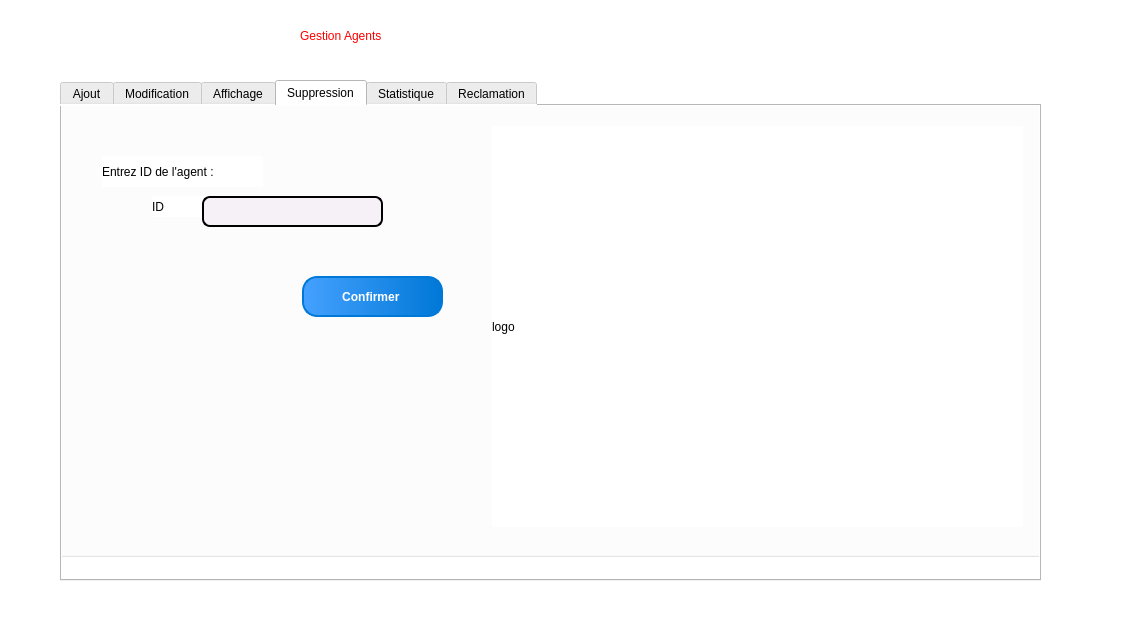
<?xml version="1.0" encoding="UTF-8"?>
<ui version="4.0">
 <class>MainWindow</class>
 <widget class="QMainWindow" name="MainWindow">
  <property name="geometry">
   <rect>
    <x>0</x>
    <y>0</y>
    <width>1124</width>
    <height>631</height>
   </rect>
  </property>
  <property name="windowTitle">
   <string>MainWindow</string>
  </property>
  <property name="styleSheet">
   <string notr="true">background-color: rgb(255, 255, 255);</string>
  </property>
  <widget class="QWidget" name="centralwidget">
   <widget class="QTabWidget" name="tabWidget">
    <property name="geometry">
     <rect>
      <x>60</x>
      <y>80</y>
      <width>981</width>
      <height>501</height>
     </rect>
    </property>
    <property name="styleSheet">
     <string notr="true">background-color: rgb(255, 255, 255);</string>
    </property>
    <property name="currentIndex">
     <number>3</number>
    </property>
    <widget class="QWidget" name="tab">
     <attribute name="title">
      <string>Ajout</string>
     </attribute>
     <widget class="QGroupBox" name="groupBox">
      <property name="geometry">
       <rect>
        <x>0</x>
        <y>-20</y>
        <width>981</width>
        <height>471</height>
       </rect>
      </property>
      <property name="title">
       <string>Ajout</string>
      </property>
      <widget class="QLabel" name="label_16">
       <property name="geometry">
        <rect>
         <x>60</x>
         <y>50</y>
         <width>56</width>
         <height>16</height>
        </rect>
       </property>
       <property name="text">
        <string>ID</string>
       </property>
      </widget>
      <widget class="QLabel" name="label_17">
       <property name="geometry">
        <rect>
         <x>60</x>
         <y>100</y>
         <width>56</width>
         <height>16</height>
        </rect>
       </property>
       <property name="text">
        <string>Nom</string>
       </property>
      </widget>
      <widget class="QLabel" name="label_18">
       <property name="geometry">
        <rect>
         <x>60</x>
         <y>140</y>
         <width>56</width>
         <height>16</height>
        </rect>
       </property>
       <property name="text">
        <string>Prenom</string>
       </property>
      </widget>
      <widget class="QLabel" name="label_19">
       <property name="geometry">
        <rect>
         <x>60</x>
         <y>340</y>
         <width>56</width>
         <height>16</height>
        </rect>
       </property>
       <property name="text">
        <string>CIN</string>
       </property>
      </widget>
      <widget class="QLabel" name="label_20">
       <property name="geometry">
        <rect>
         <x>60</x>
         <y>180</y>
         <width>56</width>
         <height>16</height>
        </rect>
       </property>
       <property name="text">
        <string>EMAIL</string>
       </property>
      </widget>
      <widget class="QLabel" name="label_21">
       <property name="geometry">
        <rect>
         <x>60</x>
         <y>220</y>
         <width>56</width>
         <height>16</height>
        </rect>
       </property>
       <property name="text">
        <string>MDP</string>
       </property>
      </widget>
      <widget class="QLabel" name="label_22">
       <property name="geometry">
        <rect>
         <x>60</x>
         <y>310</y>
         <width>56</width>
         <height>16</height>
        </rect>
       </property>
       <property name="text">
        <string>Salaire</string>
       </property>
      </widget>
      <widget class="QLabel" name="label_23">
       <property name="geometry">
        <rect>
         <x>60</x>
         <y>260</y>
         <width>56</width>
         <height>16</height>
        </rect>
       </property>
       <property name="text">
        <string>DateN</string>
       </property>
      </widget>
      <widget class="QLabel" name="label_24">
       <property name="geometry">
        <rect>
         <x>60</x>
         <y>380</y>
         <width>56</width>
         <height>16</height>
        </rect>
       </property>
       <property name="text">
        <string>Role</string>
       </property>
      </widget>
      <widget class="QDateEdit" name="date_a">
       <property name="geometry">
        <rect>
         <x>130</x>
         <y>260</y>
         <width>110</width>
         <height>22</height>
        </rect>
       </property>
       <property name="styleSheet">
        <string notr="true">QLineEdit {



background-color: rgb(246, 241, 247);

padding: 1px;

border-style: solid;

border: 2px solid bleu;

border-radius: 8px;

}</string>
       </property>
      </widget>
      <widget class="QLineEdit" name="role_a">
       <property name="geometry">
        <rect>
         <x>130</x>
         <y>380</y>
         <width>113</width>
         <height>22</height>
        </rect>
       </property>
       <property name="styleSheet">
        <string notr="true">QLineEdit {



background-color: rgb(246, 241, 247);

padding: 1px;

border-style: solid;

border: 2px solid bleu;

border-radius: 8px;

}</string>
       </property>
      </widget>
      <widget class="QLineEdit" name="cin_a">
       <property name="geometry">
        <rect>
         <x>130</x>
         <y>340</y>
         <width>113</width>
         <height>22</height>
        </rect>
       </property>
       <property name="styleSheet">
        <string notr="true">QLineEdit {



background-color: rgb(246, 241, 247);

padding: 1px;

border-style: solid;

border: 2px solid bleu;

border-radius: 8px;

}</string>
       </property>
      </widget>
      <widget class="QLineEdit" name="salaire_a">
       <property name="geometry">
        <rect>
         <x>130</x>
         <y>300</y>
         <width>113</width>
         <height>22</height>
        </rect>
       </property>
       <property name="styleSheet">
        <string notr="true">QLineEdit {



background-color: rgb(246, 241, 247);

padding: 1px;

border-style: solid;

border: 2px solid bleu;

border-radius: 8px;

}</string>
       </property>
      </widget>
      <widget class="QLineEdit" name="mdp_a">
       <property name="geometry">
        <rect>
         <x>130</x>
         <y>210</y>
         <width>113</width>
         <height>22</height>
        </rect>
       </property>
       <property name="styleSheet">
        <string notr="true">QLineEdit {



background-color: rgb(246, 241, 247);

padding: 1px;

border-style: solid;

border: 2px solid bleu;

border-radius: 8px;

}</string>
       </property>
      </widget>
      <widget class="QLineEdit" name="email_a">
       <property name="geometry">
        <rect>
         <x>130</x>
         <y>170</y>
         <width>113</width>
         <height>22</height>
        </rect>
       </property>
       <property name="styleSheet">
        <string notr="true">QLineEdit {



background-color: rgb(246, 241, 247);

padding: 1px;

border-style: solid;

border: 2px solid bleu;

border-radius: 8px;

}</string>
       </property>
      </widget>
      <widget class="QLineEdit" name="prenom_a">
       <property name="geometry">
        <rect>
         <x>130</x>
         <y>130</y>
         <width>113</width>
         <height>22</height>
        </rect>
       </property>
       <property name="styleSheet">
        <string notr="true">QLineEdit {



background-color: rgb(246, 241, 247);

padding: 1px;

border-style: solid;

border: 2px solid bleu;

border-radius: 8px;

}</string>
       </property>
      </widget>
      <widget class="QLineEdit" name="nom_a">
       <property name="geometry">
        <rect>
         <x>130</x>
         <y>90</y>
         <width>113</width>
         <height>22</height>
        </rect>
       </property>
       <property name="styleSheet">
        <string notr="true">QLineEdit {



background-color: rgb(246, 241, 247);

padding: 1px;

border-style: solid;

border: 2px solid bleu;

border-radius: 8px;

}</string>
       </property>
      </widget>
      <widget class="QLineEdit" name="id_a">
       <property name="geometry">
        <rect>
         <x>130</x>
         <y>50</y>
         <width>113</width>
         <height>22</height>
        </rect>
       </property>
       <property name="styleSheet">
        <string notr="true">QLineEdit {



background-color: rgb(246, 241, 247);

padding: 1px;

border-style: solid;

border: 2px solid bleu;

border-radius: 8px;

}</string>
       </property>
      </widget>
      <widget class="QPushButton" name="pushButton_6">
       <property name="geometry">
        <rect>
         <x>660</x>
         <y>400</y>
         <width>141</width>
         <height>41</height>
        </rect>
       </property>
       <property name="styleSheet">
        <string notr="true">QPushButton {
    background-color: qlineargradient(spread:pad, x1:0, y1:0, x2:1, y2:0, stop:0 #45a1ff, stop:1 #0078d7);
    border-radius: 15px;
    border: 2px solid #0078d7;
    color: white;
    font-weight: bold;
    padding: 8px 16px;
	font: 87 italic 10pt &quot;Verdana Pro Black&quot;;
}
QPushButton:hover {
    background-color: #0078d7;
}

QPushButton:pressed {
    background-color: #004d8c;
}</string>
       </property>
       <property name="text">
        <string>Ajouter </string>
       </property>
      </widget>
      <widget class="QLabel" name="logo">
       <property name="geometry">
        <rect>
         <x>340</x>
         <y>50</y>
         <width>601</width>
         <height>301</height>
        </rect>
       </property>
       <property name="text">
        <string>logo</string>
       </property>
      </widget>
      <widget class="QPushButton" name="anuuleraj">
       <property name="geometry">
        <rect>
         <x>820</x>
         <y>400</y>
         <width>111</width>
         <height>41</height>
        </rect>
       </property>
       <property name="styleSheet">
        <string notr="true">QPushButton {
    background-color: qlineargradient(spread:pad, x1:0, y1:0, x2:1, y2:0, stop:0 #45a1ff, stop:1 #0078d7);
    border-radius: 15px;
    border: 2px solid #0078d7;
    color: white;
    font-weight: bold;
    padding: 8px 16px;
	font: 87 italic 10pt &quot;Verdana Pro Black&quot;;
}
QPushButton:hover {
    background-color: #0078d7;
}

QPushButton:pressed {
    background-color: #004d8c;
}</string>
       </property>
       <property name="text">
        <string>Annuler</string>
       </property>
      </widget>
     </widget>
    </widget>
    <widget class="QWidget" name="tab_2">
     <attribute name="title">
      <string>Modification</string>
     </attribute>
     <widget class="QGroupBox" name="groupBox_2">
      <property name="geometry">
       <rect>
        <x>-10</x>
        <y>-20</y>
        <width>991</width>
        <height>491</height>
       </rect>
      </property>
      <property name="styleSheet">
       <string notr="true">QPushButton {
    background: qradialgradient(cx: 0.3, cy: -0.4, fx: 0.3, fy: -0.4, radius: 1.35, stop: 0 #fff, stop: 1 #888);
    border: 2px solid #555;
    border-radius: 15px;
    color: white;
    padding: 8px 16px;
    font-size: 16px;
    font-weight: bold;
}</string>
      </property>
      <property name="title">
       <string>Modification</string>
      </property>
      <widget class="QLabel" name="label_7">
       <property name="geometry">
        <rect>
         <x>80</x>
         <y>70</y>
         <width>56</width>
         <height>16</height>
        </rect>
       </property>
       <property name="text">
        <string>ID </string>
       </property>
      </widget>
      <widget class="QLabel" name="label_8">
       <property name="geometry">
        <rect>
         <x>80</x>
         <y>110</y>
         <width>56</width>
         <height>16</height>
        </rect>
       </property>
       <property name="text">
        <string>Nom</string>
       </property>
      </widget>
      <widget class="QLabel" name="label_9">
       <property name="geometry">
        <rect>
         <x>80</x>
         <y>150</y>
         <width>56</width>
         <height>16</height>
        </rect>
       </property>
       <property name="text">
        <string>Prenom</string>
       </property>
      </widget>
      <widget class="QLabel" name="label_10">
       <property name="geometry">
        <rect>
         <x>90</x>
         <y>360</y>
         <width>56</width>
         <height>16</height>
        </rect>
       </property>
       <property name="text">
        <string>CIN</string>
       </property>
      </widget>
      <widget class="QLabel" name="label_11">
       <property name="geometry">
        <rect>
         <x>80</x>
         <y>190</y>
         <width>56</width>
         <height>16</height>
        </rect>
       </property>
       <property name="text">
        <string>EMAIL</string>
       </property>
      </widget>
      <widget class="QLabel" name="label_12">
       <property name="geometry">
        <rect>
         <x>80</x>
         <y>240</y>
         <width>56</width>
         <height>16</height>
        </rect>
       </property>
       <property name="text">
        <string>MDP</string>
       </property>
      </widget>
      <widget class="QLabel" name="label_13">
       <property name="geometry">
        <rect>
         <x>80</x>
         <y>320</y>
         <width>56</width>
         <height>16</height>
        </rect>
       </property>
       <property name="text">
        <string>Salaire</string>
       </property>
      </widget>
      <widget class="QLabel" name="label_14">
       <property name="geometry">
        <rect>
         <x>80</x>
         <y>270</y>
         <width>56</width>
         <height>16</height>
        </rect>
       </property>
       <property name="text">
        <string>DateN</string>
       </property>
      </widget>
      <widget class="QLabel" name="label_15">
       <property name="geometry">
        <rect>
         <x>90</x>
         <y>406</y>
         <width>56</width>
         <height>20</height>
        </rect>
       </property>
       <property name="text">
        <string>Role </string>
       </property>
      </widget>
      <widget class="QLineEdit" name="id_m">
       <property name="geometry">
        <rect>
         <x>150</x>
         <y>70</y>
         <width>113</width>
         <height>22</height>
        </rect>
       </property>
       <property name="styleSheet">
        <string notr="true">QLineEdit {



background-color: rgb(246, 241, 247);

padding: 1px;

border-style: solid;

border: 2px solid bleu;

border-radius: 8px;

}</string>
       </property>
      </widget>
      <widget class="QLineEdit" name="nom_m">
       <property name="geometry">
        <rect>
         <x>150</x>
         <y>110</y>
         <width>113</width>
         <height>22</height>
        </rect>
       </property>
       <property name="styleSheet">
        <string notr="true">QLineEdit {



background-color: rgb(246, 241, 247);

padding: 1px;

border-style: solid;

border: 2px solid bleu;

border-radius: 8px;

}</string>
       </property>
      </widget>
      <widget class="QLineEdit" name="prenom_m">
       <property name="geometry">
        <rect>
         <x>150</x>
         <y>150</y>
         <width>113</width>
         <height>22</height>
        </rect>
       </property>
       <property name="styleSheet">
        <string notr="true">QLineEdit {



background-color: rgb(246, 241, 247);

padding: 1px;

border-style: solid;

border: 2px solid bleu;

border-radius: 8px;

}</string>
       </property>
      </widget>
      <widget class="QLineEdit" name="email_m">
       <property name="geometry">
        <rect>
         <x>150</x>
         <y>190</y>
         <width>113</width>
         <height>22</height>
        </rect>
       </property>
       <property name="styleSheet">
        <string notr="true">QLineEdit {



background-color: rgb(246, 241, 247);

padding: 1px;

border-style: solid;

border: 2px solid bleu;

border-radius: 8px;

}</string>
       </property>
      </widget>
      <widget class="QLineEdit" name="mdp_m">
       <property name="geometry">
        <rect>
         <x>150</x>
         <y>230</y>
         <width>113</width>
         <height>22</height>
        </rect>
       </property>
       <property name="styleSheet">
        <string notr="true">QLineEdit {



background-color: rgb(246, 241, 247);

padding: 1px;

border-style: solid;

border: 2px solid bleu;

border-radius: 8px;

}</string>
       </property>
      </widget>
      <widget class="QLineEdit" name="cin_m">
       <property name="geometry">
        <rect>
         <x>150</x>
         <y>360</y>
         <width>113</width>
         <height>22</height>
        </rect>
       </property>
       <property name="styleSheet">
        <string notr="true">QLineEdit {



background-color: rgb(246, 241, 247);

padding: 1px;

border-style: solid;

border: 2px solid bleu;

border-radius: 8px;

}</string>
       </property>
      </widget>
      <widget class="QLineEdit" name="salaire_m">
       <property name="geometry">
        <rect>
         <x>150</x>
         <y>310</y>
         <width>113</width>
         <height>22</height>
        </rect>
       </property>
       <property name="styleSheet">
        <string notr="true">QLineEdit {



background-color: rgb(246, 241, 247);

padding: 1px;

border-style: solid;

border: 2px solid bleu;

border-radius: 8px;

}</string>
       </property>
      </widget>
      <widget class="QLineEdit" name="role_m">
       <property name="geometry">
        <rect>
         <x>150</x>
         <y>400</y>
         <width>113</width>
         <height>22</height>
        </rect>
       </property>
       <property name="styleSheet">
        <string notr="true">QLineEdit {



background-color: rgb(246, 241, 247);

padding: 1px;

border-style: solid;

border: 2px solid bleu;

border-radius: 8px;

}</string>
       </property>
      </widget>
      <widget class="QDateEdit" name="date_m">
       <property name="geometry">
        <rect>
         <x>150</x>
         <y>270</y>
         <width>110</width>
         <height>22</height>
        </rect>
       </property>
       <property name="styleSheet">
        <string notr="true">QLineEdit {



background-color: rgb(246, 241, 247);

padding: 1px;

border-style: solid;

border: 2px solid bleu;

border-radius: 8px;

}</string>
       </property>
      </widget>
      <widget class="QLabel" name="logo_2">
       <property name="geometry">
        <rect>
         <x>450</x>
         <y>50</y>
         <width>511</width>
         <height>321</height>
        </rect>
       </property>
       <property name="text">
        <string>logo</string>
       </property>
      </widget>
      <widget class="QPushButton" name="pushButton_5">
       <property name="geometry">
        <rect>
         <x>610</x>
         <y>410</y>
         <width>151</width>
         <height>41</height>
        </rect>
       </property>
       <property name="styleSheet">
        <string notr="true">QPushButton {
    background-color: qlineargradient(spread:pad, x1:0, y1:0, x2:1, y2:0, stop:0 #45a1ff, stop:1 #0078d7);
    border-radius: 15px;
    border: 2px solid #0078d7;
    color: white;
    font-weight: bold;
    padding: 8px 16px;
	font: 87 italic 10pt &quot;Verdana Pro Black&quot;;
}
QPushButton:hover {
    background-color: #0078d7;
}

QPushButton:pressed {
    background-color: #004d8c;
}</string>
       </property>
       <property name="text">
        <string>Modifier</string>
       </property>
      </widget>
      <widget class="QPushButton" name="pushButton_10">
       <property name="geometry">
        <rect>
         <x>790</x>
         <y>410</y>
         <width>131</width>
         <height>41</height>
        </rect>
       </property>
       <property name="styleSheet">
        <string notr="true">QPushButton {
    background-color: qlineargradient(spread:pad, x1:0, y1:0, x2:1, y2:0, stop:0 #45a1ff, stop:1 #0078d7);
    border-radius: 15px;
    border: 2px solid #0078d7;
    color: white;
    font-weight: bold;
    padding: 8px 16px;
	font: 87 italic 10pt &quot;Verdana Pro Black&quot;;
}
QPushButton:hover {
    background-color: #0078d7;
}

QPushButton:pressed {
    background-color: #004d8c;
} 
</string>
       </property>
       <property name="text">
        <string>Annuler</string>
       </property>
      </widget>
     </widget>
    </widget>
    <widget class="QWidget" name="tab_6">
     <attribute name="title">
      <string>Affichage</string>
     </attribute>
     <widget class="QGroupBox" name="groupBox_3">
      <property name="geometry">
       <rect>
        <x>-10</x>
        <y>-20</y>
        <width>991</width>
        <height>481</height>
       </rect>
      </property>
      <property name="styleSheet">
       <string notr="true">background-color: rgb(255, 255, 255);</string>
      </property>
      <property name="title">
       <string>Affichage</string>
      </property>
      <widget class="QTableView" name="tableView_2">
       <property name="geometry">
        <rect>
         <x>170</x>
         <y>140</y>
         <width>791</width>
         <height>321</height>
        </rect>
       </property>
       <property name="styleSheet">
        <string notr="true">background-color: rgb(255, 255, 255);</string>
       </property>
      </widget>
      <widget class="QLabel" name="label_5">
       <property name="geometry">
        <rect>
         <x>230</x>
         <y>50</y>
         <width>101</width>
         <height>20</height>
        </rect>
       </property>
       <property name="text">
        <string>Rechercher :</string>
       </property>
      </widget>
      <widget class="QLineEdit" name="le_rech">
       <property name="geometry">
        <rect>
         <x>590</x>
         <y>50</y>
         <width>171</width>
         <height>31</height>
        </rect>
       </property>
       <property name="styleSheet">
        <string notr="true">QLineEdit {



background-color: rgb(246, 241, 247);

padding: 1px;

border-style: solid;

border: 2px solid bleu;

border-radius: 8px;

}</string>
       </property>
      </widget>
      <widget class="QPushButton" name="pushButton_2">
       <property name="geometry">
        <rect>
         <x>790</x>
         <y>50</y>
         <width>111</width>
         <height>31</height>
        </rect>
       </property>
       <property name="styleSheet">
        <string notr="true">QPushButton {
    background-color: qlineargradient(spread:pad, x1:0, y1:0, x2:1, y2:0, stop:0 #45a1ff, stop:1 #0078d7);
    border-radius: 15px;
    border: 2px solid #0078d7;
    color: white;
    font-weight: bold;
    padding: 8px 16px;
	font: 87 italic 7pt &quot;Verdana Pro Black&quot;;
}
QPushButton:hover {
    background-color: #0078d7;
}

QPushButton:pressed {
    background-color: #004d8c;
}</string>
       </property>
       <property name="text">
        <string>Confirmer</string>
       </property>
      </widget>
      <widget class="QLabel" name="label_6">
       <property name="geometry">
        <rect>
         <x>30</x>
         <y>160</y>
         <width>56</width>
         <height>16</height>
        </rect>
       </property>
       <property name="text">
        <string>Trier par :</string>
       </property>
      </widget>
      <widget class="QPushButton" name="pushButton_3">
       <property name="geometry">
        <rect>
         <x>22</x>
         <y>217</y>
         <width>131</width>
         <height>31</height>
        </rect>
       </property>
       <property name="styleSheet">
        <string notr="true">QPushButton {
    background-color: qlineargradient(spread:pad, x1:0, y1:0, x2:1, y2:0, stop:0 #45a1ff, stop:1 #0078d7);
    border-radius: 15px;
    border: 2px solid #0078d7;
    color: white;
    font-weight: bold;
    padding: 8px 16px;
	font: 87 italic 7pt &quot;Verdana Pro Black&quot;;
}
QPushButton:hover {
    background-color: #0078d7;
}

QPushButton:pressed {
    background-color: #004d8c;
}</string>
       </property>
       <property name="text">
        <string>Nom</string>
       </property>
      </widget>
      <widget class="QPushButton" name="pushButton_4">
       <property name="geometry">
        <rect>
         <x>40</x>
         <y>430</y>
         <width>111</width>
         <height>31</height>
        </rect>
       </property>
       <property name="styleSheet">
        <string notr="true">QPushButton {
    background-color: qlineargradient(spread:pad, x1:0, y1:0, x2:1, y2:0, stop:0 #45a1ff, stop:1 #0078d7);
    border-radius: 15px;
    border: 2px solid #0078d7;
    color: white;
    font-weight: bold;
    padding: 8px 16px;
	font: 87 italic 10pt &quot;Verdana Pro Black&quot;;
}
QPushButton:hover {
    background-color: #0078d7;
}

QPushButton:pressed {
    background-color: #004d8c;
}</string>
       </property>
       <property name="text">
        <string>PDF</string>
       </property>
      </widget>
      <widget class="QPushButton" name="pushButton_9">
       <property name="geometry">
        <rect>
         <x>20</x>
         <y>270</y>
         <width>131</width>
         <height>31</height>
        </rect>
       </property>
       <property name="styleSheet">
        <string notr="true">QPushButton {
    background-color: qlineargradient(spread:pad, x1:0, y1:0, x2:1, y2:0, stop:0 #45a1ff, stop:1 #0078d7);
    border-radius: 15px;
    border: 2px solid #0078d7;
    color: white;
    font-weight: bold;
    padding: 8px 16px;
		font: 87 italic 7pt &quot;Verdana Pro Black&quot;;
}
QPushButton:hover {
    background-color: #0078d7;
}

QPushButton:pressed {
    background-color: #004d8c;
}</string>
       </property>
       <property name="text">
        <string>Prenom</string>
       </property>
      </widget>
      <widget class="QPushButton" name="pushButton_7">
       <property name="geometry">
        <rect>
         <x>20</x>
         <y>314</y>
         <width>131</width>
         <height>31</height>
        </rect>
       </property>
       <property name="styleSheet">
        <string notr="true">QPushButton {
    background-color: qlineargradient(spread:pad, x1:0, y1:0, x2:1, y2:0, stop:0 #45a1ff, stop:1 #0078d7);
    border-radius: 15px;
    border: 2px solid #0078d7;
    color: white;
    font-weight: bold;
    padding: 8px 16px;
	font: 87 italic 7pt &quot;Verdana Pro Black&quot;;
}
QPushButton:hover {
    background-color: #0078d7;
}

QPushButton:pressed {
    background-color: #004d8c;
}</string>
       </property>
       <property name="text">
        <string>Id</string>
       </property>
      </widget>
      <widget class="QComboBox" name="comboBox">
       <property name="geometry">
        <rect>
         <x>370</x>
         <y>50</y>
         <width>151</width>
         <height>31</height>
        </rect>
       </property>
       <item>
        <property name="text">
         <string>id</string>
        </property>
       </item>
       <item>
        <property name="text">
         <string>nom</string>
        </property>
       </item>
       <item>
        <property name="text">
         <string>prenom</string>
        </property>
       </item>
      </widget>
      <widget class="QPushButton" name="modify">
       <property name="geometry">
        <rect>
         <x>790</x>
         <y>100</y>
         <width>111</width>
         <height>31</height>
        </rect>
       </property>
       <property name="styleSheet">
        <string notr="true">
QPushButton {
    background-color: qlineargradient(spread:pad, x1:0, y1:0, x2:1, y2:0, stop:0 #45a1ff, stop:1 #0078d7);
    border-radius: 15px;
    border: 2px solid #0078d7;
    color: white;
    font-weight: bold;
    padding: 8px 16px;
	font: 87 italic 7pt &quot;Verdana Pro Black&quot;;
}
QPushButton:hover {
    background-color: #0078d7;
}

QPushButton:pressed {
    background-color: #004d8c;
}</string>
       </property>
       <property name="text">
        <string>modify</string>
       </property>
      </widget>
     </widget>
    </widget>
    <widget class="QWidget" name="tab_3">
     <attribute name="title">
      <string>Suppression</string>
     </attribute>
     <widget class="QGroupBox" name="groupBox_4">
      <property name="geometry">
       <rect>
        <x>-10</x>
        <y>-20</y>
        <width>991</width>
        <height>471</height>
       </rect>
      </property>
      <property name="title">
       <string>Suppression </string>
      </property>
      <widget class="QLabel" name="label_3">
       <property name="geometry">
        <rect>
         <x>50</x>
         <y>70</y>
         <width>161</width>
         <height>31</height>
        </rect>
       </property>
       <property name="text">
        <string>Entrez ID de l'agent :</string>
       </property>
      </widget>
      <widget class="QLabel" name="label_4">
       <property name="geometry">
        <rect>
         <x>100</x>
         <y>110</y>
         <width>71</width>
         <height>21</height>
        </rect>
       </property>
       <property name="text">
        <string>ID </string>
       </property>
      </widget>
      <widget class="QLineEdit" name="id_s">
       <property name="geometry">
        <rect>
         <x>150</x>
         <y>110</y>
         <width>181</width>
         <height>31</height>
        </rect>
       </property>
       <property name="styleSheet">
        <string notr="true">QLineEdit {



background-color: rgb(246, 241, 247);

padding: 1px;

border-style: solid;

border: 2px solid bleu;

border-radius: 8px;

}</string>
       </property>
      </widget>
      <widget class="QPushButton" name="pushButton">
       <property name="geometry">
        <rect>
         <x>250</x>
         <y>190</y>
         <width>141</width>
         <height>41</height>
        </rect>
       </property>
       <property name="styleSheet">
        <string notr="true">QPushButton {
    background-color: qlineargradient(spread:pad, x1:0, y1:0, x2:1, y2:0, stop:0 #45a1ff, stop:1 #0078d7);
    border-radius: 15px;
    border: 2px solid #0078d7;
    color: white;
    font-weight: bold;
    padding: 8px 16px;
	font: 87 italic 10pt &quot;Verdana Pro Black&quot;;
}
QPushButton:hover {
    background-color: #0078d7;
}

QPushButton:pressed {
    background-color: #004d8c;
}</string>
       </property>
       <property name="text">
        <string>Confirmer </string>
       </property>
      </widget>
      <widget class="QLabel" name="logo_3">
       <property name="geometry">
        <rect>
         <x>440</x>
         <y>40</y>
         <width>531</width>
         <height>401</height>
        </rect>
       </property>
       <property name="text">
        <string>logo</string>
       </property>
      </widget>
     </widget>
    </widget>
    <widget class="QWidget" name="tab_4">
     <attribute name="title">
      <string>Statistique</string>
     </attribute>
     <widget class="QWidget" name="widget" native="true">
      <property name="geometry">
       <rect>
        <x>79</x>
        <y>49</y>
        <width>751</width>
        <height>341</height>
       </rect>
      </property>
      <property name="styleSheet">
       <string notr="true">background-color: rgb(202, 255, 226);</string>
      </property>
     </widget>
    </widget>
    <widget class="QWidget" name="tab_5">
     <attribute name="title">
      <string>Reclamation</string>
     </attribute>
     <widget class="QLineEdit" name="lineEdit">
      <property name="geometry">
       <rect>
        <x>310</x>
        <y>300</y>
        <width>113</width>
        <height>22</height>
       </rect>
      </property>
      <property name="styleSheet">
       <string notr="true">QLineEdit {



background-color: rgb(246, 241, 247);

padding: 1px;

border-style: solid;

border: 2px solid bleu;

border-radius: 8px;

}</string>
      </property>
     </widget>
     <widget class="QLineEdit" name="lineEdit_2">
      <property name="geometry">
       <rect>
        <x>310</x>
        <y>350</y>
        <width>113</width>
        <height>22</height>
       </rect>
      </property>
      <property name="styleSheet">
       <string notr="true">QLineEdit {



background-color: rgb(246, 241, 247);

padding: 1px;

border-style: solid;

border: 2px solid bleu;

border-radius: 8px;

}</string>
      </property>
     </widget>
     <widget class="QLabel" name="label">
      <property name="geometry">
       <rect>
        <x>210</x>
        <y>296</y>
        <width>56</width>
        <height>20</height>
       </rect>
      </property>
      <property name="text">
       <string>ID</string>
      </property>
     </widget>
     <widget class="QLabel" name="label_2">
      <property name="geometry">
       <rect>
        <x>175</x>
        <y>350</y>
        <width>91</width>
        <height>20</height>
       </rect>
      </property>
      <property name="text">
       <string>Nouveau MDP</string>
      </property>
     </widget>
     <widget class="QPushButton" name="pushButton_12">
      <property name="geometry">
       <rect>
        <x>500</x>
        <y>320</y>
        <width>131</width>
        <height>41</height>
       </rect>
      </property>
      <property name="styleSheet">
       <string notr="true">QPushButton {
    background-color: qlineargradient(spread:pad, x1:0, y1:0, x2:1, y2:0, stop:0 #45a1ff, stop:1 #0078d7);
    border-radius: 15px;
    border: 2px solid #0078d7;
    color: white;
    font-weight: bold;
    padding: 8px 16px;
	font: 87 italic 10pt &quot;Verdana Pro Black&quot;;
}
QPushButton:hover {
    background-color: #0078d7;
}

QPushButton:pressed {
    background-color: #004d8c;
}</string>
      </property>
      <property name="text">
       <string>Confirmer</string>
      </property>
     </widget>
     <widget class="QPushButton" name="pushButton_11">
      <property name="geometry">
       <rect>
        <x>650</x>
        <y>320</y>
        <width>131</width>
        <height>41</height>
       </rect>
      </property>
      <property name="styleSheet">
       <string notr="true">QPushButton {
    background-color: qlineargradient(spread:pad, x1:0, y1:0, x2:1, y2:0, stop:0 #45a1ff, stop:1 #0078d7);
    border-radius: 15px;
    border: 2px solid #0078d7;
    color: white;
    font-weight: bold;
    padding: 8px 16px;
	font: 87 italic 10pt &quot;Verdana Pro Black&quot;;
}
QPushButton:hover {
    background-color: #0078d7;
}

QPushButton:pressed {
    background-color: #004d8c;
}</string>
      </property>
      <property name="text">
       <string>Annuler </string>
      </property>
     </widget>
     <widget class="QTableView" name="tableView">
      <property name="geometry">
       <rect>
        <x>110</x>
        <y>31</y>
        <width>651</width>
        <height>211</height>
       </rect>
      </property>
      <property name="styleSheet">
       <string notr="true">background-color: rgb(85, 170, 255);</string>
      </property>
     </widget>
    </widget>
   </widget>
   <widget class="QLabel" name="label_25">
    <property name="geometry">
     <rect>
      <x>300</x>
      <y>0</y>
      <width>441</width>
      <height>71</height>
     </rect>
    </property>
    <property name="styleSheet">
     <string notr="true">color: rgb(255, 0, 0);
font: 75 36pt &quot;MS Shell Dlg 2&quot;;
</string>
    </property>
    <property name="text">
     <string>Gestion Agents</string>
    </property>
   </widget>
  </widget>
  <widget class="QMenuBar" name="menubar">
   <property name="geometry">
    <rect>
     <x>0</x>
     <y>0</y>
     <width>1124</width>
     <height>25</height>
    </rect>
   </property>
  </widget>
  <widget class="QStatusBar" name="statusbar"/>
 </widget>
 <resources/>
 <connections/>
</ui>
